Frame 1 (no input): blank canvas, image omitted
Frame 60 (the mouse pressed at the canvas centre just before this capture): blank canvas, image omitted
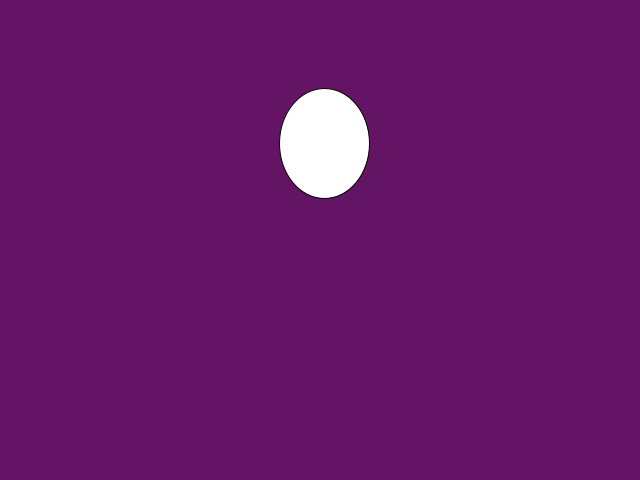
Frame 120 (the mouse held since frame 60 and released just before this capture)

The Processing sketch whose frames 1 and 60 were blank and that drew this single picture after the mouse press (run headless with seeded random() and noise(); from frame 60 on, the mouse is pressed at the canvas centre):

// Processing sketch: globos
// ── globos.pde
class Globo
{
  float x, y,vx,vy;
  Globo (float _x, float _y)
  {
   x=_x;
   y=_y; 
   vx=random(-0.25,0.25);
   vy=random(-2,-0.5);
  }

  void update()
  {
    y+=vy;
    x+=vx;
  }

  void dibujate()
  {
      ellipse(x,y,90,110);
  }
  
}

ArrayList<Globo> globos;


void setup()
{
  size(640,480);
  globos = new ArrayList<Globo>();  
}

void draw()
{
  background(100,20,100);
  for(int i=0;i<globos.size();i++)
  {
    globos.get(i).update();
    globos.get(i).dibujate();
  }
}

void mousePressed()
{
  globos.add(new Globo(mouseX,mouseY));
}
